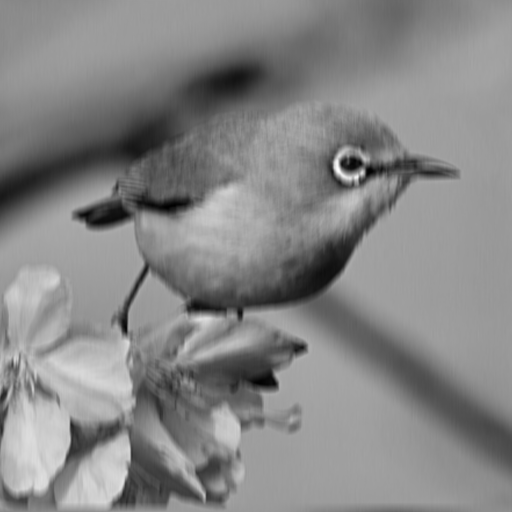
#> input picture Hw4_demotion blur/image-pj4 (motion blurring)2.tif, 512 x 512 px
$ python project4.py
#> lines starting #> are read from the running program, lines starting #| are printed output that depends on the picture
import numpy as np
import cv2
import matplotlib.pyplot as plt
import os.path
import csv
import math
import cmath

def read_file():
    img = cv2.imread('image-pj4 (motion blurring)2.tif',cv2.IMREAD_GRAYSCALE)
#> img is the input picture: shape (512, 512); min 0, max 255, mean 134.1
    return img

def show_img(img,figname):
    plt.figure(figname)
    plt.imshow(img, cmap ='gray')
    path = os.path.join('output',str(a)+' '+figname+'.png')
    plt.show()
    cv2.imwrite(path,img)
    return

def show_magnitude(img):
    f_bounded = 20*np.log(np.abs(img)+1)
    f_bounded = f_bounded - np.min(f_bounded)
    f_img = 255 * f_bounded / np.max(f_bounded)
    f_img = f_img.astype(np.uint8)
    return f_img

def DFT(img,filename):
    f = np.fft.fft2(img)
    fshift = np.fft.fftshift(f)
    f_img = show_magnitude(fshift)
#> in show_magnitude, `f_bounded = 20*np.log(np.abs(img)+1)`:
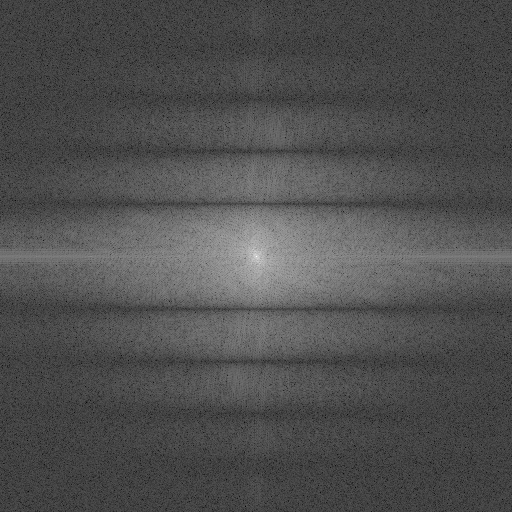
#> f_bounded: shape (512, 512) float64; min 7.09, max 347.5, mean 113.5; drawn with min black and max white
    show_img(f_img,filename+' DFT magnitude')
    return fshift

def iDFT(img):
    f = np.fft.ifftshift(img)
    f = np.fft.ifft2(f)
    img_back = (np.abs(f))
    f_img = img_back - np.min(img_back)
    f_img = 255 * f_img / np.max(f_img)
    f_img = f_img.astype(np.uint8)
    # show_img(f_img,'Degradation Output image')
    show_img(f_img,'Degradation Output image')
    return f_img

# the direction of linear motion and the displacement
a = 0.0188 # 0.018795
b = 0
T = 1

def restore(H,img):
    reconstructed_img = np.divide(img,H)
    plot_curve(reconstructed_img,H,'reconstructed curve')
    f_img = show_magnitude(reconstructed_img)
    show_img(f_img,'reconstructed DFT magnitude')
    img_back = iDFT(reconstructed_img)
    return

def uniform_linear_motion_blur(img):
    # print(img.shape)    # 512x512
    row, col = img.shape
#> row = 512; col = 512
    H = np.zeros((img.shape),dtype = np.complex)
    for i in range(int(row)):
        for j in range(int(col)):
            u = i - int(row/2)
            v = j - int(col/2)
            theta = cmath.pi * ( u * a + v * b )
            if u == 0 and v == 0:
                H[i][j] = T
            elif u == 0:
                H[i][j] = T
            else:
                H[i][j] = (T * cmath.sin(theta) * cmath.exp( -1j * theta ) ) / theta
    # print(H)
    show_img(show_magnitude(H),'H magnitude')
#> call 3 of show_img, with figname = 'H magnitude'
#> in show_img (call 3), `plt.show()`:
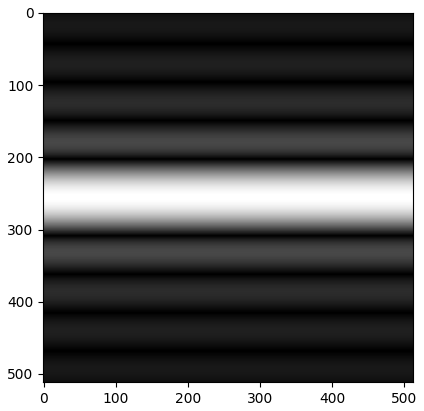
#> figure drawn by matplotlib, 1 panel
#> in show_img (call 3), `cv2.imwrite(path,img)`:
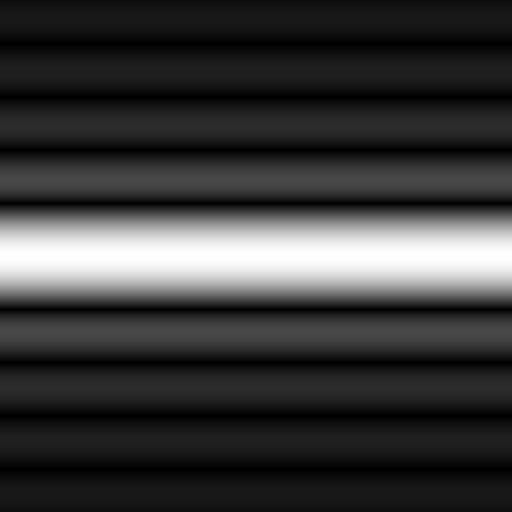
#> saved as 0.0188 H magnitude.png: shape (512, 512); min 0, max 254, mean 56
    plot_curve(img,H,'curve')
#> after the loop in plot_curve, `for i in range(img.shape[0]):`: h = 512 values, max 254 at index 253, min 0 at index 43, mean 56.01; x = 512 values from 0 to 511; y = 512 values, max 255 at index 256, min 36 at index 43, mean 97.71
#> in plot_curve, `plt.savefig(path)`:
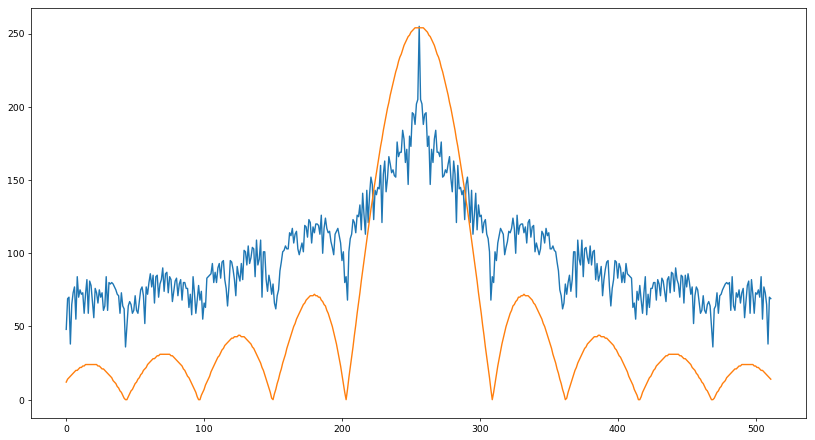
#> figure drawn by matplotlib, 1 panel; curve peaks at x = 256, y = 255; curve peaks at x = 253, y = 254
    restore(H,img)
#> call 2 of plot_curve, with img = array of shape (512, 512), H = array of shape (512, 512), filename = 'reconstructed curve'

    return H

def blur(H, img):
    blur_img = H * DFT(img,"test")
    img_back = iDFT(blur_img)
    dft_test = DFT(img_back,"test back img")
    H_test = uniform_linear_motion_blur(dft_test)
    return

def plot_curve(img,H,filename):
    x = []
    y = []
    h = []
    f_img = show_magnitude(img)
#> in show_magnitude (call 5), `f_bounded = 20*np.log(np.abs(img)+1)`:
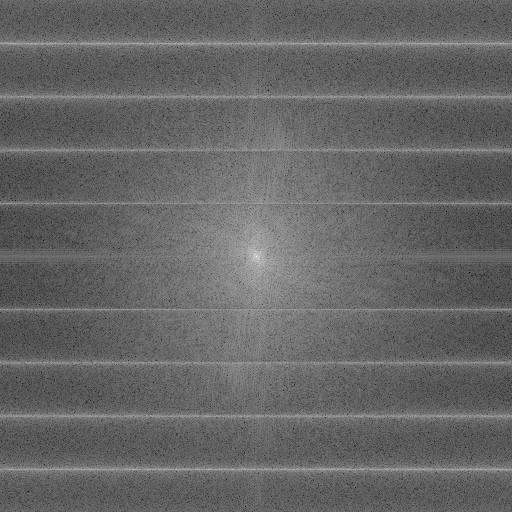
#> f_bounded: shape (512, 512) float64; min 35.62, max 347.5, mean 160.8; drawn with min black and max white
    f_H = show_magnitude(H)
    for i in range(img.shape[0]):
        x.append(i)
        y.append(f_img[i][256])
        h.append(f_H[i][256])
    plt.figure(filename,figsize=(15,8))
    plt.plot(x,y)
    plt.plot(x,h)
    path = os.path.join('output',str(a)+' '+filename+'.png')
    plt.savefig(path)
    plt.show()
    return

if __name__ == "__main__":
    img = read_file()
    show_img(img,'motion blurring img')
    dft_img = DFT(img,"motion blurring img")
    H = uniform_linear_motion_blur(dft_img)
#> after the loop in plot_curve (call 2), `for i in range(img.shape[0]):`: y = 512 values, max 255 at index 256, min 68 at index 3, mean 122
#> in plot_curve (call 2), `plt.savefig(path)`:
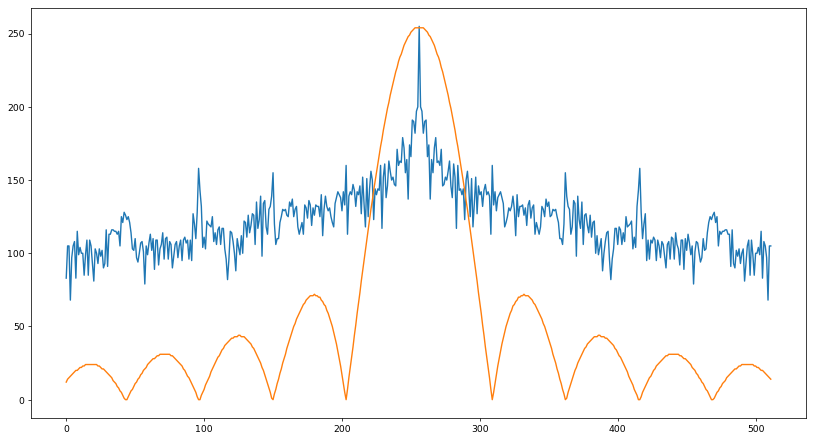
#> figure drawn by matplotlib, 1 panel; curve peaks at x = 256, y = 255; curve peaks at x = 253, y = 254
#> in iDFT, `img_back = (np.abs(f))`:
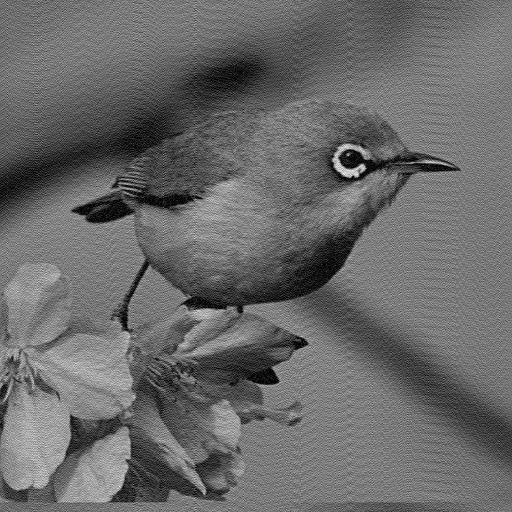
#> img_back: shape (512, 512) float64; min 0.0708, max 322.4, mean 134.2; drawn with min black and max white
